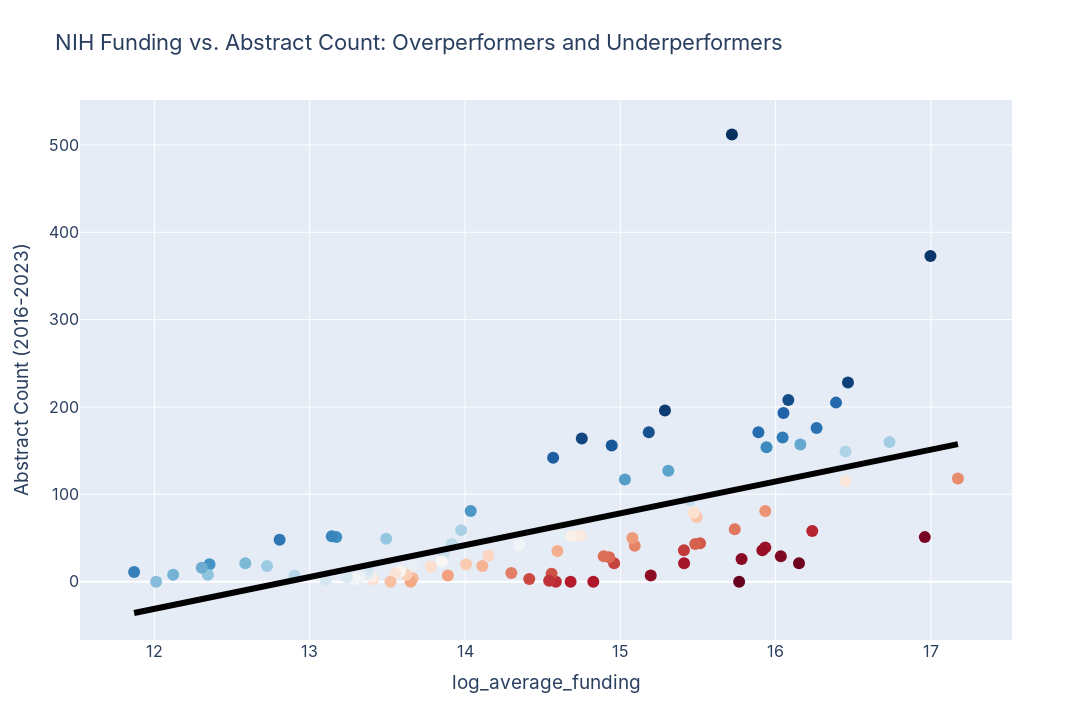

This figure's notebook cell:
### Code cell
## Create a correlation plot between 'Surgery' and 'count'
## use plotly express

fig = px.scatter(
    df_merge_by_institution,
    x='log_average_funding',
    y='count',
    color='residual_percentile',
    color_continuous_scale='RdBu',
    color_continuous_midpoint=df_merge_by_institution['residual_percentile'].median(),
    hover_name='institution',
    hover_data=['funding', 'count', 'residuals'],
    title="NIH Funding vs. Abstract Count: Overperformers and Underperformers",
    labels={'funding': 'NIH Funding ($)', 'count': 'Abstract Count (2016-2023)'}
)

# Increase marker size
fig.update_traces(marker=dict(size=12))

fig.add_traces(px.line(df_merge_by_institution, 
                       x='log_average_funding', 
                       y='predicted_count',
                       labels={'x': 'funding', 
                               'y': 'Predicted Abstract Count'}).data)

## Change line color to black and thickness to 6
fig.update_traces(line=dict(color='black', width=6))

fig.update_layout(
    width=1600,
    height=720,
    font=dict(
        family="Inter",
        size=16)
)

## Remove colorbar
fig.update_layout(coloraxis_showscale=False)

fig.show()

fig.write_image('funding_vs_abstracts.svg')

### Figure 1 — Plotly figure (JSON) as saved in the notebook; plotly's stock layout.template omitted (floating-point values rounded to 4 significant figures; data arrays with more than 128 entries replaced by an {"elided": "..."} marker saying what was removed)
{"data": [{"customdata": {"elided": "96x2 float values"}, "hovertemplate": "<b>%{hovertext}</b><br><br>log_average_funding=%{x}<br>Abstract Count (2016-2023)=%{y}<br>NIH Funding ($)=%{customdata[0]}<br>residuals=%{customdata[1]}<br>residual_percentile=%{marker.color}<extra></extra>", "hovertext": ["Duke University Medical Center", "University Of Michigan", "Washington University In St. Louis", "University Of Pittsburgh", "Hospital Of The University Of Pennsylvania", "University Of California - San Francisco", "Ohio State University", "University Of Wisconsin", "Stanford University", "Emory University School Of Medicine", "Northwestern University", "Columbia University Irving Medical Center", "Johns Hopkins University School Of Medicine", "University Of California - Los Angeles", "University Of Florida", "University Of California - Davis", "University Of Colorado Denver", "Vanderbilt University Medical Center", "University Of Maryland", "University Of Rochester", "University Of Miami", "University Of Minnesota", "Indiana Univ-Purdue Univ Indianapolis", "University Of California - San Diego", "University Of Alabama At Birmingham", "University Of Kentucky", "University Of Virginia", "Weill Cornell Medical College", "University Of Chicago", "University Of Utah", "Case Western Reserve University School Of Medicine", "New York University School Of Medicine", "University Of Texas Health Science Center At Houston", "Baylor College Of Medicine", "Cleveland Clinic", "Yale University School Of Medicine", "University Of Nebraska College Of Medicine", "New Jersey Medical School", "University Of North Carolina At Chapel Hill", "Medical University Of South Carolina", "University Of Texas Southwestern Medical Center", "University Of Southern California", "Wake Forest University School Of Medicine", "University Of Missouri Columbia", "Medical College Of Wisconsin", "Penn State Hershey Medical Center", "University Of Texas Medical Branch", "Indiana Univ-Purdue Univ At Indianapolis", "University Of Louisville", "University Of Iowa", "University Of Missouri-Columbia", "University Of Arizona", "University Of Washington", "Loyola University Chicago", "Rush University Medical Center", "University Of California - Irvine", "East Tennessee State University", "Virginia Commonwealth University", "University Of Illinois At Chicago", "University Of Cincinnati", "Albert Einstein College Of Medicine", "Harvard Medical School", "University Of South Florida College Of Medicine", "University Of Kansas Medical Center", "University Of Vermont College Of Medicine / Fletcher Allen Health Care", "University Of Oklahoma College Of Medicine", "George Washington University", "University Of New Mexico Hsc", "University Of Connecticut School Of Medicine", "Case Western Reserve University", "Dartmouth Hitchcock Medical Center", "Southern Illinois University School Of Medicine", "University Of Texas Health Science Center At San Antonio", "Texas A&M University", "Boston University", "Augusta University", "Suny Upstate Medical University", "State University Of New York At Buffalo", "Albany Medical College", "Oregon Health And Science University", "Brown University School Of Medicine", "Robert Wood Johnson - Umdnj", "Tulane University School Of Medicine", "University Of Tennessee Health Science Center", "Georgetown University Medical Center", "University Of Nevada", "Louisiana State University Health Sciences Center", "Thomas Jefferson University", "Stony Brook University Medical Center", "University Of Massachusetts Medical School", "Mount Sinai School Of Medicine", "University Of Mississippi", "Temple University", "University Of South Alabama", "University Of Massachusetts Worcester", "Texas Tech University Health Sciences Center"], "legendgroup": "", "line": {"color": "black", "width": 6}, "marker": {"color": [27.08, 98.96, 3.125, 67.71, 96.88, 44.79, 65.62, 89.58, 87.5, 12.5, 76.04, 2.083, 94.79, 90.62, 85.42, 4.167, 82.29, 28.12, 8.333, 7.292, 88.54, 5.208, 1.042, 23.96, 100, 19.79, 36.46, 20.83, 42.71, 62.5, 9.375, 15.62, 77.08, 97.92, 6.25, 93.75, 26.04, 29.17, 78.12, 16.67, 92.71, 21.88, 22.92, 10.42, 95.83, 45.83, 47.92, 11.46, 32.29, 55.21, 13.54, 91.67, 18.75, 14.58, 17.71, 52.08, 25, 39.58, 33.33, 79.17, 37.5, 66.67, 63.54, 30.21, 61.46, 50, 41.67, 54.17, 34.38, 31.25, 38.54, 48.96, 43.75, 35.42, 69.79, 40.62, 46.88, 56.25, 60.42, 57.29, 53.12, 51.04, 58.33, 81.25, 83.33, 59.38, 64.58, 86.46, 68.75, 72.92, 80.21, 70.83, 75, 73.96, 71.88, 84.38], "coloraxis": "coloraxis", "size": 12, "symbol": "circle"}, "mode": "markers", "name": "", "orientation": "v", "showlegend": false, "type": "scatter", "x": [17.17, 17.0, 16.96, 16.73, 16.47, 16.45, 16.45, 16.39, 16.26, 16.24, 16.16, 16.15, 16.08, 16.05, 16.04, 16.03, 15.94, 15.93, 15.93, 15.91, 15.89, 15.78, 15.77, 15.74, 15.72, 15.51, 15.49, 15.48, 15.47, 15.44, 15.41, 15.41, 15.31, 15.29, 15.2, 15.18, 15.09, 15.08, 15.03, 14.96, 14.94, 14.93, 14.89, 14.83, 14.75, 14.74, 14.69, 14.68, 14.6, 14.59, 14.59, 14.57, 14.56, 14.54, 14.41, 14.35, 14.3, 14.15, 14.11, 14.04, 14.01, 13.97, 13.91, 13.89, 13.86, 13.85, 13.78, 13.66, 13.66, 13.65, 13.62, 13.58, 13.55, 13.52, 13.49, 13.41, 13.4, 13.38, 13.37, 13.33, 13.32, 13.29, 13.24, 13.17, 13.14, 13.1, 12.9, 12.81, 12.73, 12.59, 12.35, 12.34, 12.3, 12.12, 12.01, 11.87], "xaxis": "x", "y": [118, 373, 51, 160, 228, 115, 149, 205, 176, 58, 157, 21, 208, 193, 165, 29, 154, 81, 39, 36, 171, 26, 0, 60, 512, 44, 74, 43, 79, 93, 21, 36, 127, 196, 7, 171, 41, 50, 117, 21, 156, 28, 29, 0, 164, 53, 52, 0, 35, 53, 0, 142, 9, 1, 3, 42, 10, 30, 18, 81, 20, 59, 43, 7, 33, 23, 17, 18, 4, 0, 8, 12, 9, 0, 49, 3, 5, 9, 14, 8, 5, 3, 5, 51, 52, 2, 7, 48, 18, 21, 20, 8, 16, 8, 0, 11], "yaxis": "y"}, {"hovertemplate": "log_average_funding=%{x}<br>predicted_count=%{y}<extra></extra>", "legendgroup": "", "line": {"color": "black", "dash": "solid", "width": 6}, "marker": {"symbol": "circle"}, "mode": "lines", "name": "", "orientation": "v", "showlegend": false, "type": "scatter", "x": [17.17, 17.0, 16.96, 16.73, 16.47, 16.45, 16.45, 16.39, 16.26, 16.24, 16.16, 16.15, 16.08, 16.05, 16.04, 16.03, 15.94, 15.93, 15.93, 15.91, 15.89, 15.78, 15.77, 15.74, 15.72, 15.51, 15.49, 15.48, 15.47, 15.44, 15.41, 15.41, 15.31, 15.29, 15.2, 15.18, 15.09, 15.08, 15.03, 14.96, 14.94, 14.93, 14.89, 14.83, 14.75, 14.74, 14.69, 14.68, 14.6, 14.59, 14.59, 14.57, 14.56, 14.54, 14.41, 14.35, 14.3, 14.15, 14.11, 14.04, 14.01, 13.97, 13.91, 13.89, 13.86, 13.85, 13.78, 13.66, 13.66, 13.65, 13.62, 13.58, 13.55, 13.52, 13.49, 13.41, 13.4, 13.38, 13.37, 13.33, 13.32, 13.29, 13.24, 13.17, 13.14, 13.1, 12.9, 12.81, 12.73, 12.59, 12.35, 12.34, 12.3, 12.12, 12.01, 11.87], "xaxis": "x", "y": [157.4, 151.0, 149.7, 141.4, 131.6, 131.1, 131.1, 128.9, 124.3, 123.3, 120.5, 120.2, 117.6, 116.5, 116.3, 115.9, 112.5, 112.2, 112.2, 111.6, 110.6, 106.7, 106.1, 105.1, 104.4, 96.93, 96.14, 95.81, 95.44, 94.43, 93.19, 93.15, 89.49, 88.7, 85.36, 84.91, 81.6, 81.05, 79.3, 76.77, 76.2, 75.6, 74.33, 71.88, 69.18, 68.87, 66.81, 66.55, 63.47, 63.44, 63.1, 62.46, 62.09, 61.52, 56.84, 54.47, 52.65, 47.27, 45.83, 43.11, 42.03, 40.84, 38.67, 37.75, 36.83, 36.32, 33.76, 29.56, 29.49, 29.02, 28.01, 26.61, 25.36, 24.29, 23.28, 20.21, 19.98, 19.08, 18.86, 17.37, 16.89, 15.93, 14.08, 11.57, 10.52, 9.082, 1.764, -1.731, -4.676, -9.786, -18.19, -18.56, -20.01, -26.73, -30.72, -35.89], "yaxis": "y"}], "layout": {"coloraxis": {"cmid": 50.52, "colorbar": {"title": {"text": "residual_percentile"}}, "colorscale": [[0, "rgb(103,0,31)"], [0.1, "rgb(178,24,43)"], [0.2, "rgb(214,96,77)"], [0.3, "rgb(244,165,130)"], [0.4, "rgb(253,219,199)"], [0.5, "rgb(247,247,247)"], [0.6, "rgb(209,229,240)"], [0.7, "rgb(146,197,222)"], [0.8, "rgb(67,147,195)"], [0.9, "rgb(33,102,172)"], [1, "rgb(5,48,97)"]], "showscale": false}, "font": {"family": "Inter", "size": 16}, "height": 720, "legend": {"tracegroupgap": 0}, "title": {"text": "NIH Funding vs. Abstract Count: Overperformers and Underperformers"}, "width": 1600, "xaxis": {"anchor": "y", "domain": [0, 1], "title": {"text": "log_average_funding"}}, "yaxis": {"anchor": "x", "domain": [0, 1], "title": {"text": "Abstract Count (2016-2023)"}}}}
